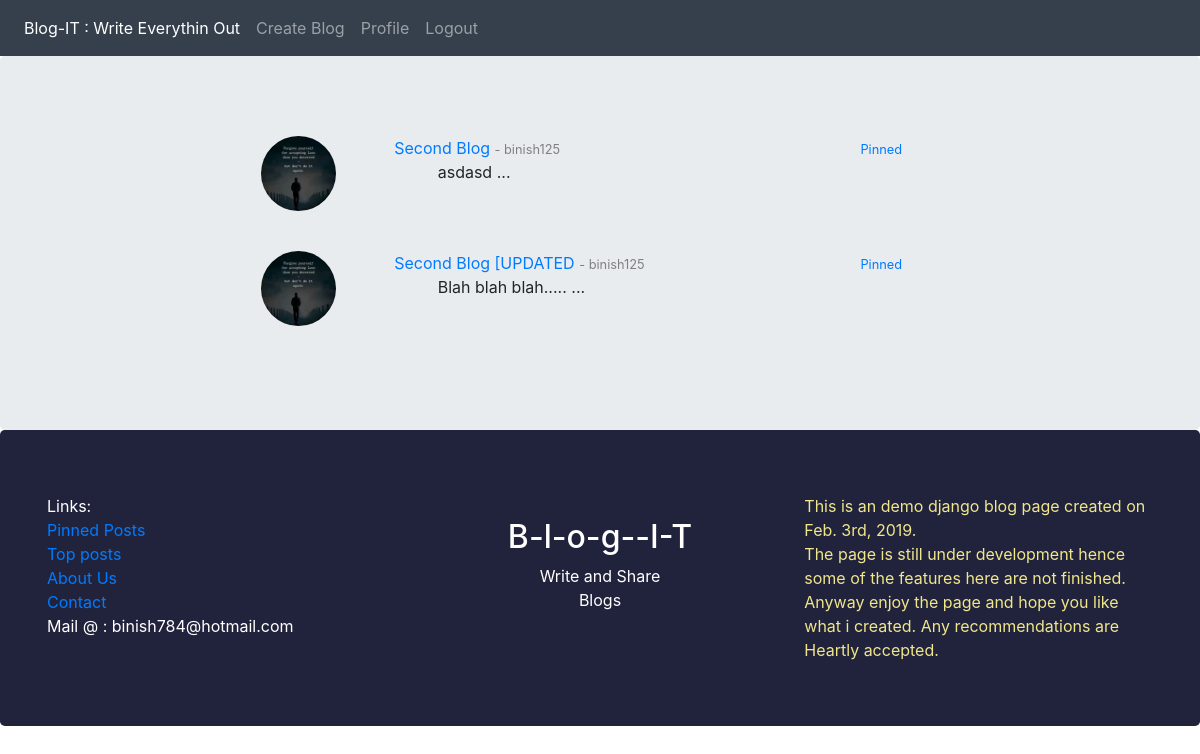
The page /post/pinned (signed in) on the database its author committed.
### post/models.py (models this page shows, shortened)
class post(models.Model):
	title=models.CharField(max_length=200)
	content=models.TextField(max_length=1000)
	pub_date=models.DateTimeField(default=timezone.now)
	user=models.ForeignKey(settings.AUTH_USER_MODEL,on_delete=models.CASCADE,default=1)
	pin=models.BooleanField(default=False)
	image=models.ImageField()
	views=models.IntegerField(default=0)
	slug=models.SlugField(unique=True,max_length=200)

### account/models.py (models this page shows, shortened)
class Profile(models.Model):
	user=models.OneToOneField(User,on_delete=models.CASCADE)
	image=models.ImageField(default='default.jpg',upload_to='profile_pics')

### post/views.py (the view)
# urls.py: path('post/pinned',views.PinnedView,name='post-pinned'),
@login_required
def PinnedView(request):
	pin_set=request.user.pinned_set.all().order_by('-pk')
	if not(pin_set):
		raise Http404
	pinned_set=[]
	for p in pin_set:
		p.pin=True
		pinned_set.append(p.pin_post)
	context={
		'pinned_posts':pinned_set
	}
	return render(request,'post/pinned.html',context)

### post/templates/post/pinned.html
{% extends 'post/base.html' %}
{% block content %}
{% for post in pinned_posts %}
<p style='color:#007bff'>
	<div class="container">
		<div class="row">
			<div class="col-md-8 offset-md-2">
				<div class="container-fluid">
					<div class="row">
						<div class="col-md-2">
							<img src="{{post.user.profile.image.url}}" class="index-profilePic" >
						</div>
						<div class="col-md-10">
							<div class="container-fluid" >
								<div class="row">
									<div class="col-md-8">
										<a href="{% url 'post:post-detail' post.id %}">{{post.title|slice:":20"}}</a>
										<small style="color:grey">- {{post.user}}</small>
									</div>
									<div class="col-md-2 offset-md-2">
										<small><a href="{% url 'post:post-pin' post.id %}">Pinned</a></small>
									</div>
								</div>
							</div>
							&nbsp;&nbsp;&nbsp;&nbsp;&nbsp;&nbsp;&nbsp;&nbsp;&nbsp;&nbsp;&nbsp;&nbsp;&nbsp;{{post.content|slice:":100"}} ...
						</div>
					</div>
				</div>
			</div>
		</div>
	</div>
	<br>
</p>
{% endfor %}
{% endblock content %}

### post/static/post/style.css (style rules this page uses)
.index-profilePic { height: 75px; width:75px; border-radius: 50px; }

### rows shown on the page
post: user.profile.image (placeholder picture), title "Second Blog", user "binish125", content "asdasd"
post: user.profile.image (placeholder picture), title "Second Blog [UPDATED", user "binish125", content "Blah blah blah....."
